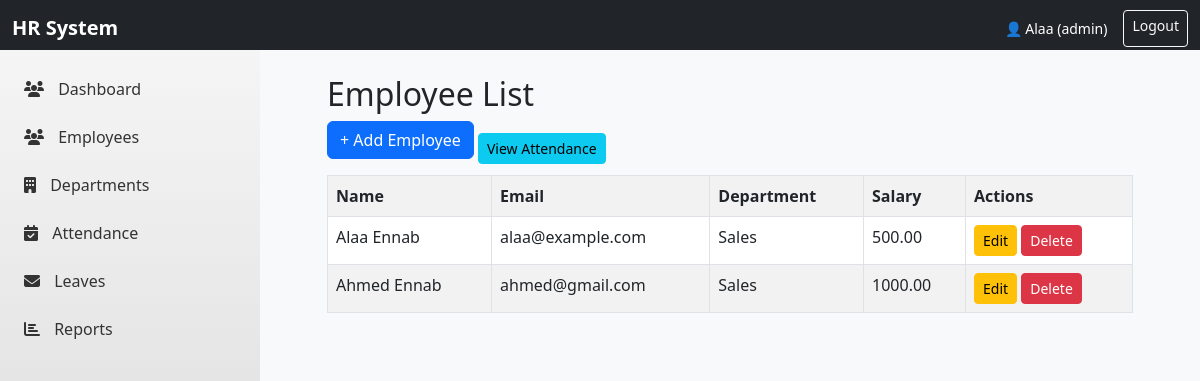
Page /employee/employees.php (signed in) on the committed database.
### tables this page shows
CREATE TABLE `employees` (
  `id` int(11) NOT NULL,
  `name` varchar(100) NOT NULL,
  `email` varchar(100) NOT NULL,
  `department` varchar(100) DEFAULT NULL,
  `phone` varchar(20) DEFAULT NULL,
  `department_id` int(11) DEFAULT NULL,
  `basic_salary` decimal(10,2) DEFAULT 0.00,
  `hire_date` date DEFAULT NULL,
  `created_at` timestamp NOT NULL DEFAULT current_timestamp()
);

CREATE TABLE `departments` (
  `id` int(11) NOT NULL,
  `name` varchar(100) NOT NULL,
  `created_at` timestamp NOT NULL DEFAULT current_timestamp()
);

### employee/employees.php (the view, shortened to what this page needs)
<?php
include "../side_nav_bar.php";
$conn = (new Database())->connect();
$result = $conn->query(
   " SELECT e.id, e.name, e.email, e.basic_salary, d.name AS department
    FROM employees e
    LEFT JOIN departments d ON e.department_id = d.id
    ORDER BY e.id DESC
");
?>
<!DOCTYPE html>
<html>
<head>
    <link rel="stylesheet" href="https://cdn.jsdelivr.net/npm/bootstrap@5.3.0/dist/css/bootstrap.min.css">
</head>
<body class="bg-light">
<div class="container mt-5">
      <div class="content">
    <h2>Employee List</h2>
    <a href="add_employee.php" class="btn btn-primary mb-3">+ Add Employee</a>
    <a href="attendance/attendance_records.php?employee_id=<?= $row['id'] ?>" class="btn btn-info btn-sm">View Attendance</a>
    <table class="table table-bordered table-striped">
        <tr>
            <th>Name</th><th>Email</th><th>Department</th><th>Salary</th><th>Actions</th>
        </tr>
        <?php while($row = $result->fetch_assoc()): ?>
        <tr>
            <td><?= $row['name'] ?></td>
            <td><?= $row['email'] ?></td>
            <td><?= $row['department'] ?></td>
            <td><?= $row['basic_salary'] ?></td>
            <td>
                <a href="edit_employee.php?id=<?= $row['id'] ?>" class="btn btn-warning btn-sm">Edit</a>
                <a href="delete_employee.php?id=<?= $row['id'] ?>" class="btn btn-danger btn-sm" onclick="return confirm('Delete this employee?')">Delete</a>
            </td>
        </tr>
        <?php endwhile; ?>
    </table>
        </div></div>
</body>
</html>

### side_nav_bar.php (style rules this page uses)
body { font-family: 'Segoe UI', Tahoma, Geneva, Verdana, sans-serif; margin: 0; padding: 0; }

### employee/employees.php (style rules this page uses)
.content { margin-left: 260px; padding: 25px; margin-top: 50px; }

### rows in the picture
employees: name "Alaa Ennab", email "alaa@example.com", department.name "Sales", basic_salary "500.00"
employees: name "Ahmed Ennab", email "ahmed@gmail.com", department.name "Sales", basic_salary "1000.00"

### other values in the picture
$_SESSION['username'] "Alaa"
$_SESSION['role'] "admin"
